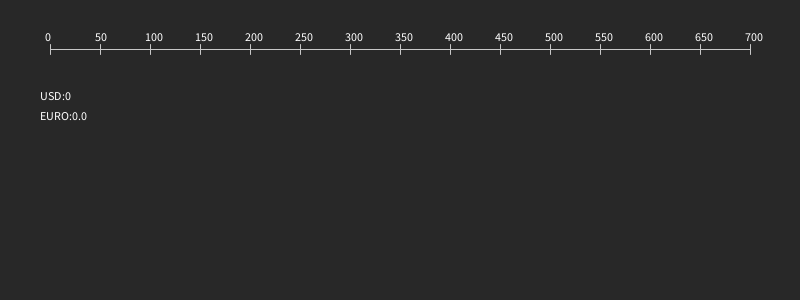
Frame 1 (no input)
Frame 60 (the mouse pressed at the canvas centre just before this capture): identical to frame 1, image omitted
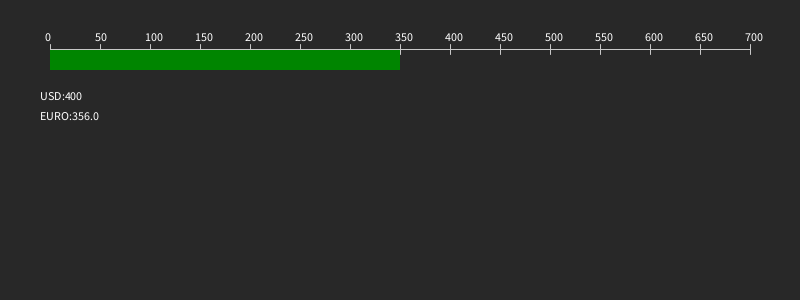
Frame 120 (the mouse held since frame 60 and released just before this capture)

The Processing sketch that drew these frames (run headless with seeded random() and noise(); from frame 60 on, the mouse is pressed at the canvas centre):

// Processing sketch: METERTOFEET
// ── METERTOFEET.pde
void setup() {
  size(800,300);
}
void draw() {
  background(40);
  text("USD:" + mouseX,40,100);
  text("EURO:" + cashConverter(mouseX), 40,120);
  drawRef(50,49);
  noStroke();
  rect(50,50,mouseX-50,20);
  fill(0,mouseX/3,0);
  rect(50,50,mouseX-50,20);
  stopBar();
  fill(255);
}
float cashConverter(float val) {
  val = (val*.89);
  return val;
}
void drawRef(int xpos, int ypos) {
  fill(255);
  stroke(200);
  line(xpos-50, ypos, 800, ypos);
  for(int i = -0; i<750; i=i+50) {
    line(xpos+i, ypos-5,xpos+i,ypos+5);
    text(i, xpos+i-5, ypos-8);
  }
}
void stopBar() {
  fill(40);
  noStroke();
  rect(0,49,50,22);
  rect(751,49,750,22);
}
